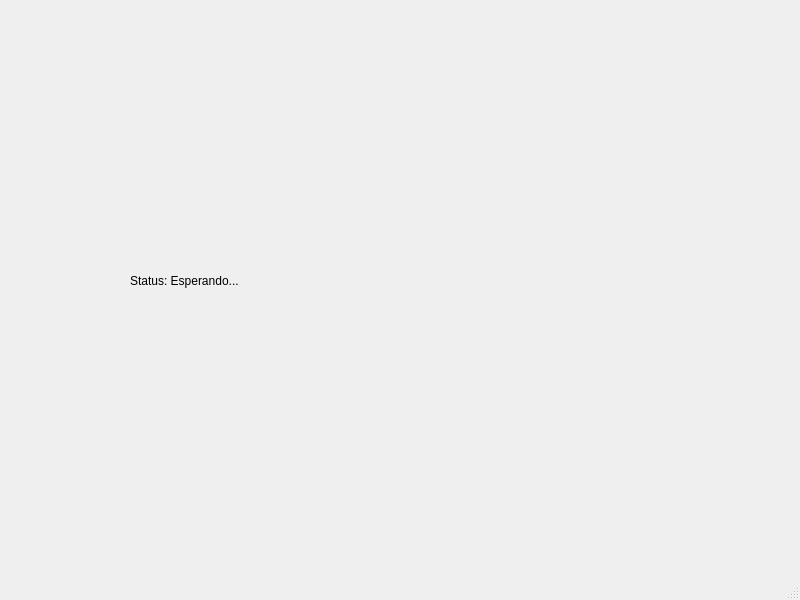
<?xml version="1.0" encoding="UTF-8"?>
<ui version="4.0">
 <class>MainWindow</class>
 <widget class="QMainWindow" name="MainWindow">
  <property name="geometry">
   <rect>
    <x>0</x>
    <y>0</y>
    <width>800</width>
    <height>600</height>
   </rect>
  </property>
  <property name="windowTitle">
   <string>MainWindow</string>
  </property>
  <widget class="QWidget" name="centralwidget">
   <widget class="QLabel" name="statusLabel">
    <property name="geometry">
     <rect>
      <x>130</x>
      <y>250</y>
      <width>231</width>
      <height>61</height>
     </rect>
    </property>
    <property name="text">
     <string>Status: Esperando...</string>
    </property>
   </widget>
  </widget>
  <widget class="QMenuBar" name="menubar">
   <property name="geometry">
    <rect>
     <x>0</x>
     <y>0</y>
     <width>800</width>
     <height>24</height>
    </rect>
   </property>
  </widget>
  <widget class="QStatusBar" name="statusbar"/>
 </widget>
 <resources/>
 <connections/>
</ui>
